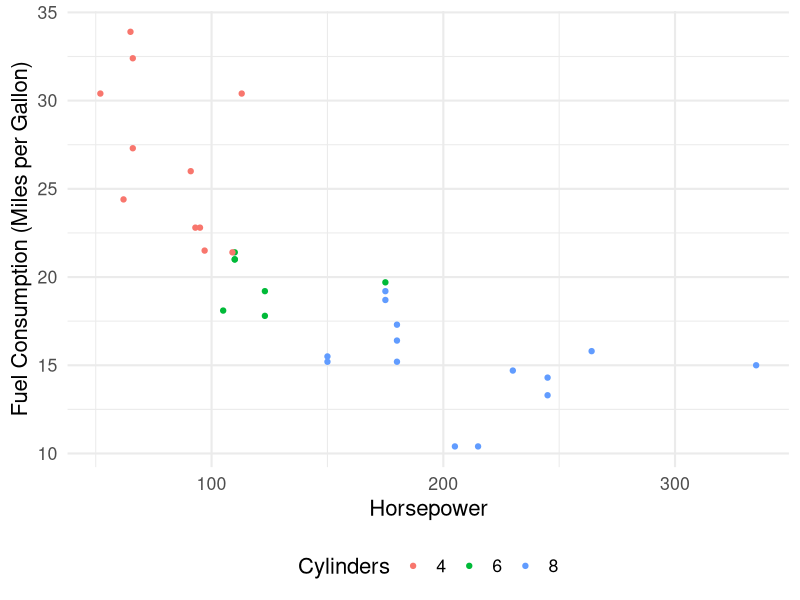

Recreate this plot in R. (Note: this script raises an error after producing the figure.)
## ---- chunk 1
knitr::knit_hooks$set(crop = knitr::hook_pdfcrop)

fw <- 4.8
fh <- 4.1

knitr::opts_chunk$set(
  echo = FALSE,
  warning = FALSE,
  message = FALSE,
  cache = FALSE,
  dev = "png",
  fig.width = fw,
  fig.height = fh,
  fig.align = "center",
  fig.retina = 3,
  dev.args = list(pointsize = 16),
  crop = TRUE
)

library(tidyverse)
library(kableExtra)

kable <- function(x, ...) {
  knitr::kable(x, escape = FALSE, linesep = "", booktabs = TRUE)
}

# library(RefManageR)
# BibOptions(check.entries = FALSE, 
#            bib.style = "authoryear",
#            style = "markdown",
#            dashed = TRUE)
# bib <- ReadBib("assets/references.bib")

if (!interactive()) {
  theme_set(theme_minimal(base_size = 16))
}

#xaringanExtra::use_search(show_icon = TRUE)

options(digits = 3)
## ---- chunk 2
library(ggplot2)

ggplot(mtcars, aes(hp, mpg, col = as.factor(cyl))) +
  geom_point() +
  labs(
    x = "Horsepower",
    y = "Fuel Consumption (Miles per Gallon)",
    color = "Cylinders"
  ) + 
  theme(legend.position = "bottom") 
## ---- chunk 3
library(tidyverse)
tab <- tribble(
  ~Skala, ~Exempel, ~Värden,
  "Nominal", "Kön", "Man/Kvinna",
  "Ordinal", "Utbildningsnivå", "Grundskola, Gymnasial, Högskola",
  "Intervall", "Temperatur i Celsius", "-1, 0, 1, 2",
  "Kvot", "Längd", "0, 0.5, 1, 1.5"
)
tab %>%
  knitr::kable()
## ---- chunk 4
knitr::include_graphics("images/titanic.png")
## ---- chunk 5
knitr::include_graphics("images/sheets-import.gif")
## ---- chunk 6
knitr::include_graphics("images/studio-import.gif")
## ---- chunk 7
ggplot(mtcars, aes(as.factor(cyl))) +
  geom_bar() +
  labs(x = "Cylinders", y = "Count")
## ---- chunk 8
knitr::include_graphics("images/stapeldiagram-typer.png")
## ---- chunk 9
knitr::include_graphics("images/stapeldiagram.png")
## ---- chunk 10
ggplot(mtcars, aes(mpg, hp)) +
  geom_point() +
  labs(x = "Horsepower", y = "Fuel Consumption")
## ---- chunk 11
ggplot(mtcars, aes(hp, mpg)) +
  geom_point() +
  labs(y = "Horsepower", x = "Fuel Consumption")
## ---- chunk 12
knitr::include_graphics("images/spridningsdiagram-mappings.png")
## ---- chunk 13
library(rnaturalearth)
library(sf)

bbox <- c(
  xmin = -8,
  xmax = 40,
  ymin = 35,
  ymax = 70
)

scandinavia <- ne_countries(scale = 50, returnclass = "sf")  %>%
  filter(admin %in% c("Sweden", "Norway", "Denmark", "Finland")) %>%
  mutate(gdp_per_capita = gdp_md_est/pop_est) %>%
  st_crop(bbox)

ggplot(scandinavia) +
  geom_sf(aes(fill = gdp_per_capita), col = "black") +
  coord_sf() +
  scale_fill_distiller(direction = 1) +
  labs(fill = "GDP/capita") +
  theme_void(base_size = 16) +
  theme(legend.position = c(0.1, 0.8))
## ---- chunk 14
centers <- st_point_on_surface(scandinavia)

ggplot(scandinavia) +
  geom_sf(col = "black") +
  geom_sf(data = centers, aes(size = gdp_per_capita), col = "dark orange") +
  scale_size(range = c(5, 10)) +
  coord_sf() +
  scale_fill_distiller(direction = 1) +
  labs(size = "GDP/capita") +
  theme_void(base_size = 16) +
  theme(legend.position = c(0.1, 0.8))
## ---- chunk 15
knitr::include_graphics("images/kartor-mappings.png")
## ---- chunk 16
knitr::include_graphics("images/vosviewer.gif")
## ---- chunk 17
knitr::include_graphics("images/scopus-export.png")
## ---- chunk 18
knitr::include_graphics("images/vosviewer-scopus.gif")
